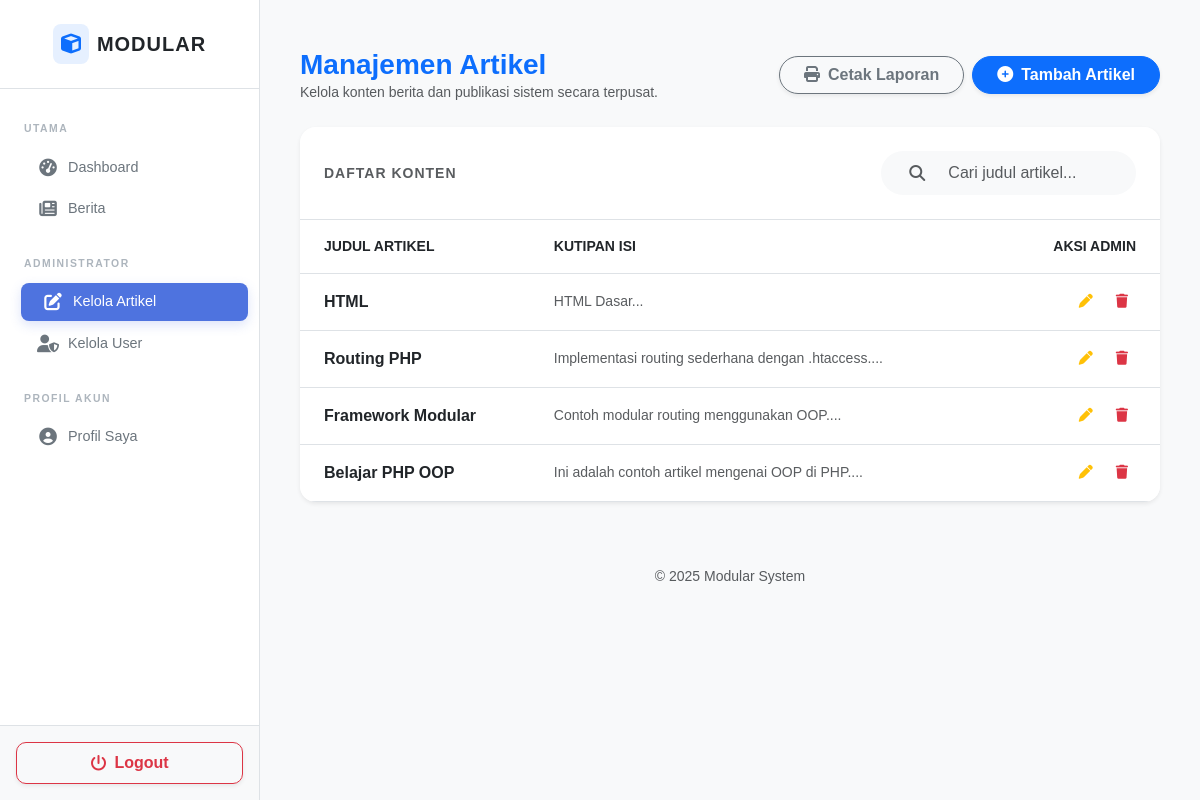
Page /index.php/artikel/index (signed in) on the committed database.
### tables this page shows
CREATE TABLE `artikel` (
  `id` int(11) NOT NULL,
  `judul` varchar(255) NOT NULL,
  `slug` varchar(255) DEFAULT NULL,
  `isi` text NOT NULL,
  `gambar` varchar(255) DEFAULT NULL,
  `tanggal` datetime DEFAULT current_timestamp(),
  `created_at` timestamp NOT NULL DEFAULT current_timestamp()
);

### config.php (called while the page is built)
<?php
$config = [
    'host' => 'localhost',
    'username' => 'root',
    'password' => '',
    'db_name' => 'latihan_oop'
];
?>

### class/Database.php (called while the page is built, shortened)
<?php
class Database
{
    protected $host;
    protected $user;
    protected $password;
    protected $db_name;
    public $pdo;
    public function __construct()
    {
        $this->conn = new mysqli($this->host, $this->user, $this->password, $this->db_name);
        try {
            $dsn = "mysql:host=" . $this->host . ";dbname=" . $this->db_name . ";charset=utf8mb4";
            $options = [
                PDO::ATTR_ERRMODE            => PDO::ERRMODE_EXCEPTION,
                PDO::ATTR_DEFAULT_FETCH_MODE => PDO::FETCH_ASSOC,
                PDO::ATTR_EMULATE_PREPARES   => false,
            ];
            $this->pdo = new PDO($dsn, $this->user, $this->password, $options);
        } catch (PDOException $e) {
            die("Koneksi PDO Gagal: " . $e->getMessage());
        }
    }
    private function getConfig()
    {
        if (file_exists(__DIR__ . "/../config.php")) {
            include __DIR__ . "/../config.php";
            $this->host     = $config['host'];
            $this->user     = $config['username'];
            $this->password = $config['password'];
            $this->db_name  = $config['db_name'];
        } else {
            $this->host     = "localhost";
            $this->user     = "root";
            $this->password = "";
            $this->db_name  = "latihan_oop";
        }
    }
    public function runQuery($sql, $params = [])
    {
        try {
            $stmt = $this->pdo->prepare($sql);
            $stmt->execute($params);
            return $stmt;
        } catch (PDOException $e) {
            die("<div style='color:red; font-family:sans-serif; padding:20px; border:1px solid red;'>
                    <strong>Database Error:</strong> " . $e->getMessage() . "<br>
                    <strong>SQL Query:</strong> <code>" . htmlspecialchars($sql) . "</code>
                 </div>");
        }
    }
}
?>

### module/artikel/index.php (the view, shortened to what this page needs)
<?php
$db = new Database();
$isAdmin = (isset($_SESSION['role']) && $_SESSION['role'] == 'admin');
try {
    $stmt = $db->runQuery("SELECT * FROM artikel ORDER BY id DESC");
    $data_artikel = $stmt->fetchAll(PDO::FETCH_ASSOC);
} catch (Exception $e) {
    $error_msg = "Gagal memuat data artikel.";
}
?>
<div class="fade-in px-3 mt-4 mb-5">
    <div class="d-sm-flex align-items-center justify-content-between mb-4">
        <div>
            <h1 class="h3 mb-0 text-primary fw-bold">Manajemen Artikel</h1>
            <p class="text-muted small mb-0">Kelola konten berita dan publikasi sistem secara terpusat.</p>
        </div>
        <div class="d-flex gap-2 mt-3 mt-sm-0">
            <?php if ($isAdmin): ?>
                <a href="/lab11_php_oop/index.php/artikel/cetak" target="_blank" class="btn btn-outline-secondary shadow-sm rounded-pill px-4 fw-bold">
                    <i class="fas fa-print me-2"></i>Cetak Laporan
                </a>
                <a href="/lab11_php_oop/index.php/artikel/tambah" class="btn btn-primary shadow-sm rounded-pill px-4 fw-bold">
                    <i class="fas fa-plus-circle me-2"></i>Tambah Artikel
                </a>
            <?php endif; ?>
        </div>
    </div>
    <div class="card border-0 shadow-sm rounded-4 overflow-hidden">
        <div class="card-body p-0">
            <div class="p-4 bg-white border-bottom">
                <div class="row align-items-center">
                    <div class="col-md-6 mb-3 mb-md-0">
                        <span class="small fw-bold text-muted text-uppercase" style="letter-spacing: 1px;">Daftar Konten</span>
                    </div>
                    <div class="col-md-4 ms-auto">
                        <div class="input-group bg-light rounded-pill px-3 py-1">
                            <span class="input-group-text bg-transparent border-0 text-muted"><i class="fas fa-search"></i></span>
                            <input type="text" id="searchInput" class="form-control bg-transparent border-0 shadow-none" placeholder="Cari judul artikel...">
                        </div>
                    </div>
                </div>
            </div>
            <div class="table-responsive">
                <table class="table table-hover align-middle mb-0" id="dataTable">
                    <thead class="bg-light text-uppercase small fw-bold text-muted">
                        <tr>
                            <th class="ps-4 py-3">Judul Artikel</th>
                            <th class="py-3">Kutipan Isi</th>
                            <?php if ($isAdmin): ?>
                                <th class="py-3 text-end pe-4">Aksi Admin</th>
                            <?php endif; ?>
                        </tr>
                    </thead>
                    <tbody class="border-top-0">
                        <?php if(!empty($data_artikel)): ?>
                            <?php foreach($data_artikel as $row): ?>
                            <tr class="transition">
                                <td class="ps-4 py-3 fw-bold text-dark">
                                    <?= htmlspecialchars($row['judul']) ?>
                                </td>
                                <td class="text-muted small">
                                    <?= htmlspecialchars(substr(strip_tags($row['isi']), 0, 100)) ?>...
                                </td>
                                <?php if ($isAdmin): ?>
                                <td class="pe-4 text-end">
                                    <div class="btn-group">
                                        <a href="/lab11_php_oop/index.php/artikel/ubah?id=<?= $row['id'] ?>" class="btn btn-sm btn-outline-warning rounded-circle me-2 border-0" title="Edit Artikel">
                                            <i class="fas fa-pen"></i>
                                        </a>
                                        <a href="/lab11_php_oop/index.php/artikel/hapus?id=<?= $row['id'] ?>" class="btn btn-sm btn-outline-danger rounded-circle border-0" onclick="return confirm('Apakah Anda yakin ingin menghapus artikel ini?')" title="Hapus Artikel">
                                            <i class="fas fa-trash"></i>
                                        </a>
                                    </div>
                                </td>
                                <?php endif; ?>
                            </tr>
                            <?php endforeach; ?>
                        <?php endif; ?>
                    </tbody>
                </table>
            </div>
        </div>
    </div>
</div>

### module/artikel/index.php (style rules this page uses)
.transition { transition: all 0.2s ease; }
.fade-in { animation: fadeIn 0.6s ease-out; }

### rows in the picture
artikel: judul "HTML", isi "HTML Dasar"
artikel: judul "Routing PHP", isi "Implementasi routing sederhana dengan .htaccess."
artikel: judul "Framework Modular", isi "Contoh modular routing menggunakan OOP."
artikel: judul "Belajar PHP OOP", isi "Ini adalah contoh artikel mengenai OOP di PHP."
